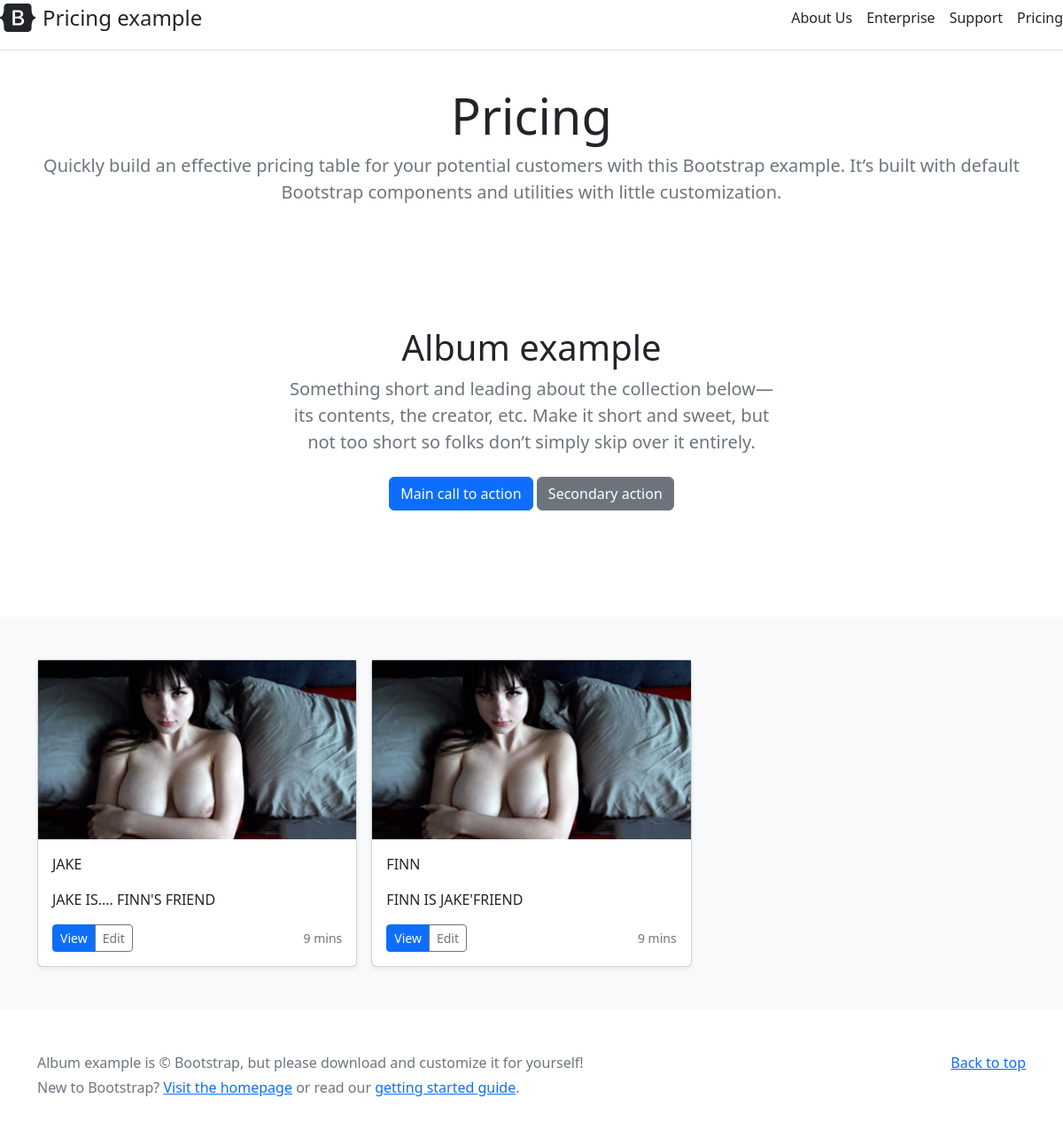
Before: / with the older database file.
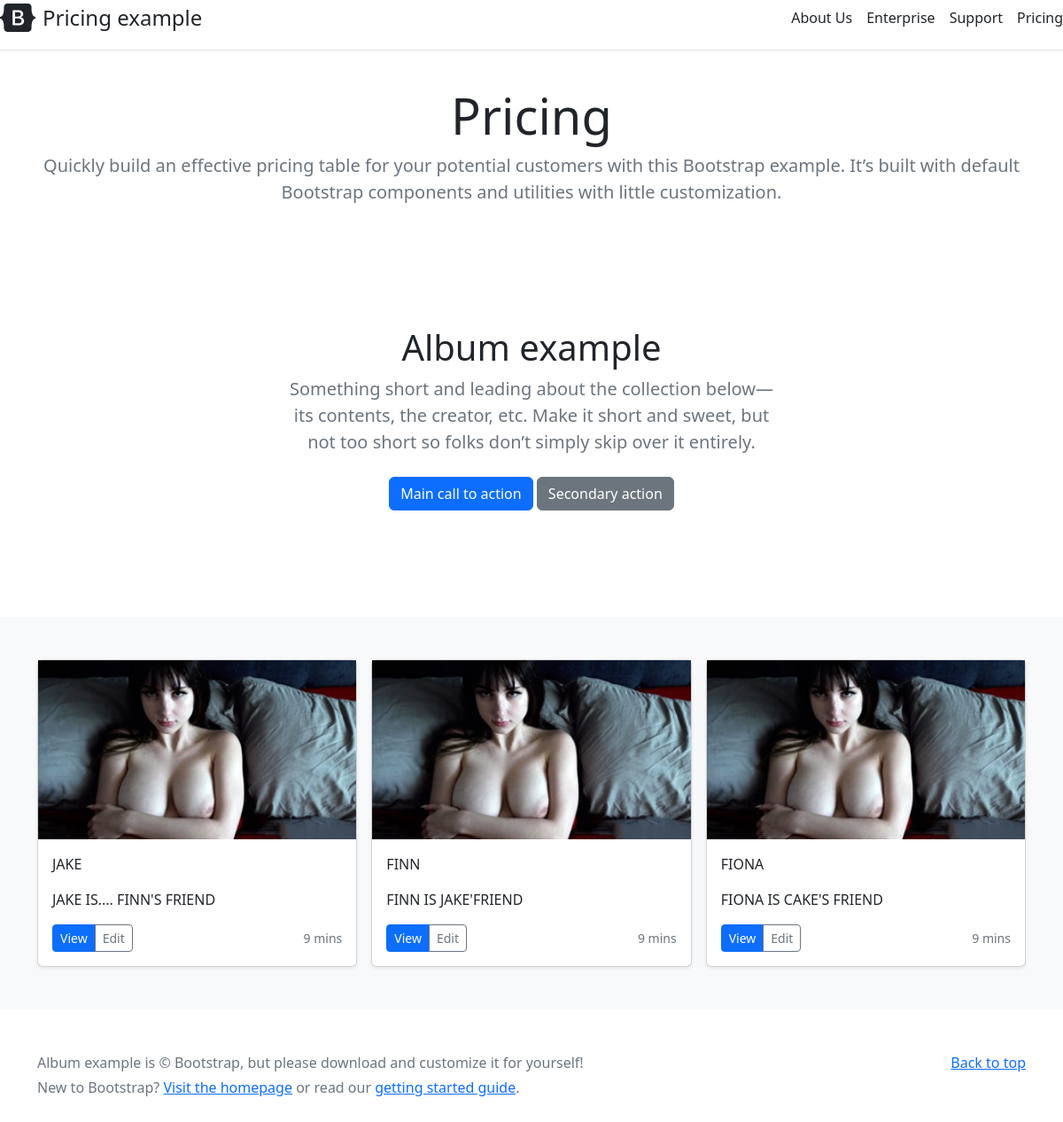
After: the same page with the newer database file.
### blog/models.py (models this page shows, shortened)
class Post(models.Model):
    title = models.CharField(max_length=155)
    content = models.TextField()
    slug = models.SlugField(max_length=255)
    image = models.ImageField(upload_to="images/",default="images/default.png")
    def get_absolute_url(self):
        return reverse("blog:single", args=[self.slug])

### blog/views.py (the view)
# urls.py: path('', views.home, name="home page"),
def home(request):
    data = Post.objects.all()
    return render(request, "index.html",{"posts":data})

### template/index.html
        {% extends 'base.html' %}
        {% block contents %}
        <main>
        <section class="py-5 text-center container">
            <div class="row py-lg-5">
            <div class="col-lg-6 col-md-8 mx-auto">
                <h1 class="fw-light">Album example</h1>
                <p class="lead text-muted">Something short and leading about the collection below—its contents, the creator, etc. Make it short and sweet, but not too short so folks don’t simply skip over it entirely.</p>
                <p>
                <a href="#" class="btn btn-primary my-2">Main call to action</a>
                <a href="#" class="btn btn-secondary my-2">Secondary action</a>
                </p>
            </div>
            </div>
        </section>
        <div class="album py-5 bg-light">
            <div class="container">
            <div class="row row-cols-1 row-cols-sm-2 row-cols-md-3 g-3">
        {% for post in posts %}
                <div class="col">
                <div class="card shadow-sm">
                    <img src="{{post.image.url}}" />
                    <div class="card-body">
                    <p>{{post.title}}</p>
                    <p class="card-text">{{post.content}}</p>
                    <div class="d-flex justify-content-between align-items-center">
                        <div class="btn-group">
                        <a href="{{post.get_absolute_url}}" role="button" class="btn btn-primary btn-sm">View</a>
                        <button type="button" class="btn btn-sm btn-outline-secondary">Edit</button>
                        </div>
                        <small class="text-muted">9 mins</small>
                    </div>
                    </div>
                </div>
                </div>
                {% endfor %}
        </main>
        {% endblock contents %}

### template/base.html (shortened to what this page needs)
<!doctype html>
<html lang="en">
<head>
    <link href="https://cdn.jsdelivr.net/npm/bootstrap@5.2.0-beta1/dist/css/bootstrap.min.css" rel="stylesheet">
</head>
<body>
<header>
    <div class="d-flex flex-column flex-md-row align-items-center pb-3 mb-4 border-bottom">
        <a href="/" class="d-flex align-items-center text-dark text-decoration-none">
        <span class="fs-4">Pricing example</span>
        </a>
        <nav class="d-inline-flex mt-2 mt-md-0 ms-md-auto">
        <a class="me-3 py-2 text-dark text-decoration-none" href="https://127.0.0.1:8000/aboutus">About Us</a>
        <a class="me-3 py-2 text-dark text-decoration-none" href="#">Enterprise</a>
        <a class="me-3 py-2 text-dark text-decoration-none" href="#">Support</a>
        <a class="py-2 text-dark text-decoration-none" href="#">Pricing</a>
        </nav>
    </div>
    <div class="pricing-header p-3 pb-md-4 mx-auto text-center">
        <h1 class="display-4 fw-normal">Pricing</h1>
        <p class="fs-5 text-muted">Quickly build an effective pricing table for your potential customers with this Bootstrap example. It’s built with default Bootstrap components and utilities with little customization.</p>
    </div>
</header>
    {% block contents %}
    {% endblock contents %}
    <footer class="text-muted py-5">
    <div class="container">
        <p class="float-end mb-1">
        <a href="#">Back to top</a>
        </p>
        <p class="mb-1">Album example is &copy; Bootstrap, but please download and customize it for yourself!</p>
        <p class="mb-0">New to Bootstrap? <a href="/">Visit the homepage</a> or read our <a href="/docs/5.2/getting-started/introduction/">getting started guide</a>.</p>
    </div>
    </footer>
</body>
</html>

Changed rows visible on the page:
added Post: image (placeholder picture), title "FIONA", content "FIONA IS CAKE'S FRIEND"
